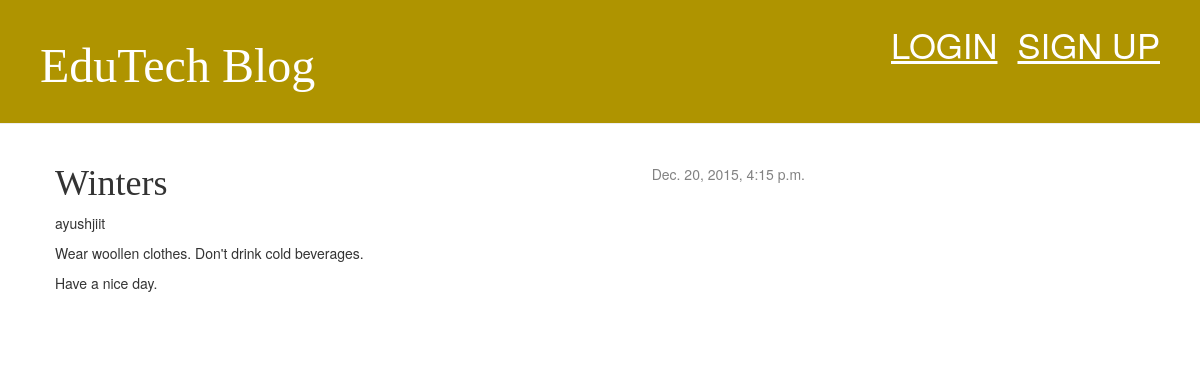
The app's page /post/1/ with its own data.
### blog/models.py (models this page shows, shortened)
class Post(models.Model):
    author = models.ForeignKey('auth.User')
    title = models.CharField(max_length=200)
    text = models.TextField()
    created_date = models.DateTimeField(
            default=timezone.now)
    published_date = models.DateTimeField(
            blank=True, null=True)

### blog/views.py (the view)
# urls.py: url(r'^post/(?P<pk>[0-9]+)/$', views.post_detail, name='post_detail'),
def post_detail(request, pk):
    post = get_object_or_404(Post, pk=pk)
    return render(request, 'blog/post_detail.html', {'post': post})

### blog/templates/blog/post_detail.html (shortened to what this page needs)
{% extends 'blog/base.html' %}
{% block content %}
    <div class="post">
        {% if post.published_date %}
            <div class="date">
                {{ post.published_date }}
            </div>
        {% endif %}
        <h1>{{ post.title }}</h1>
		<p> {{ post.author }}</p>
        <p> {{ post.text|linebreaks }}</p>
    </div>
{% endblock %}

### blog/static/css/blog.css (style rules this page uses)
h1, h2, h3, h4 { font-family: 'Lobster', cursive; }
.date { float: right; color: #828282; }
.post { margin-bottom: 70px; }

### records on screen
Post: published_date "Dec. 20, 2015, 4:15 p.m.", title "Winters", author "ayushjiit", text "Wear woollen clothes. Don't drink cold beverages. Have a nice day."
